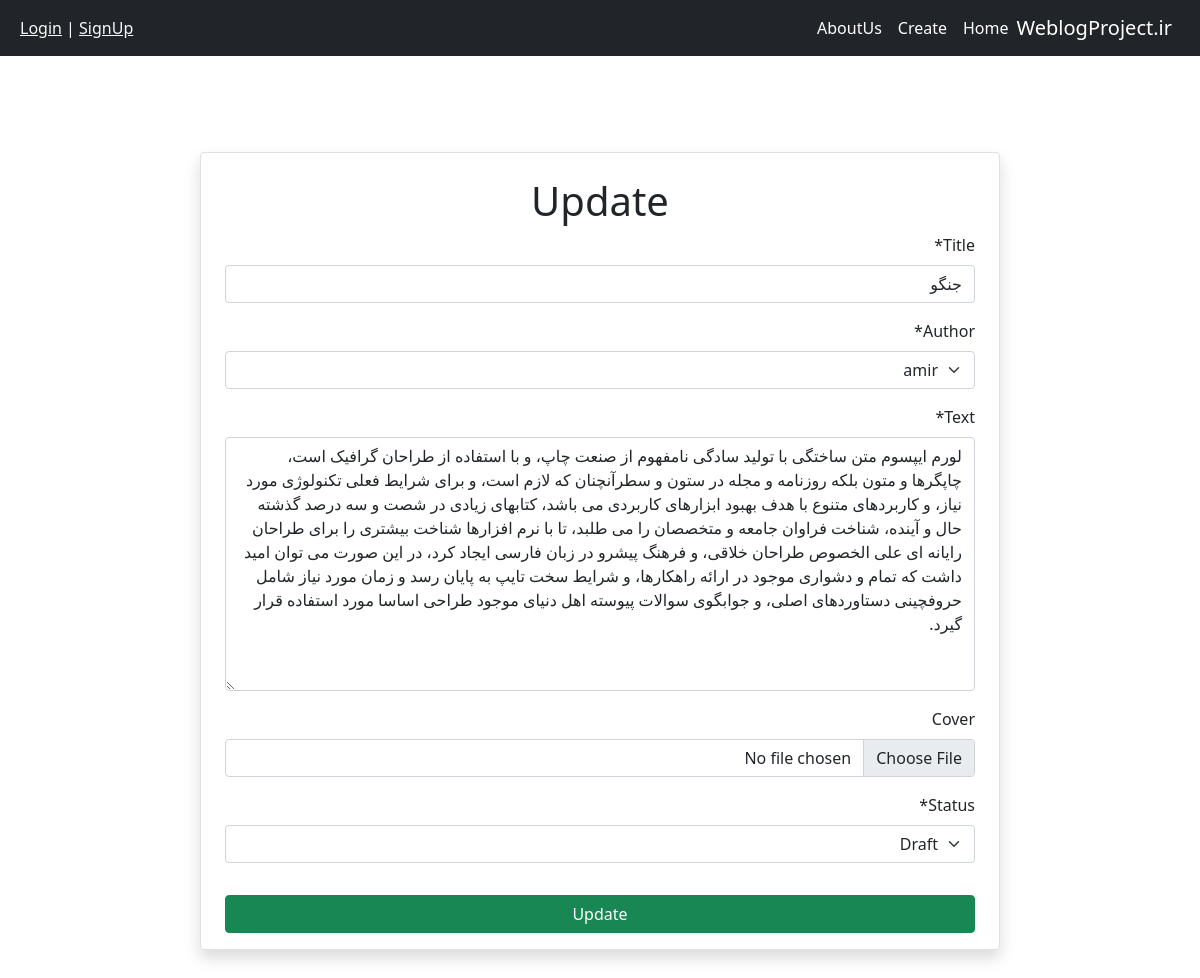
Page /post/6/update/ on the earlier database version.
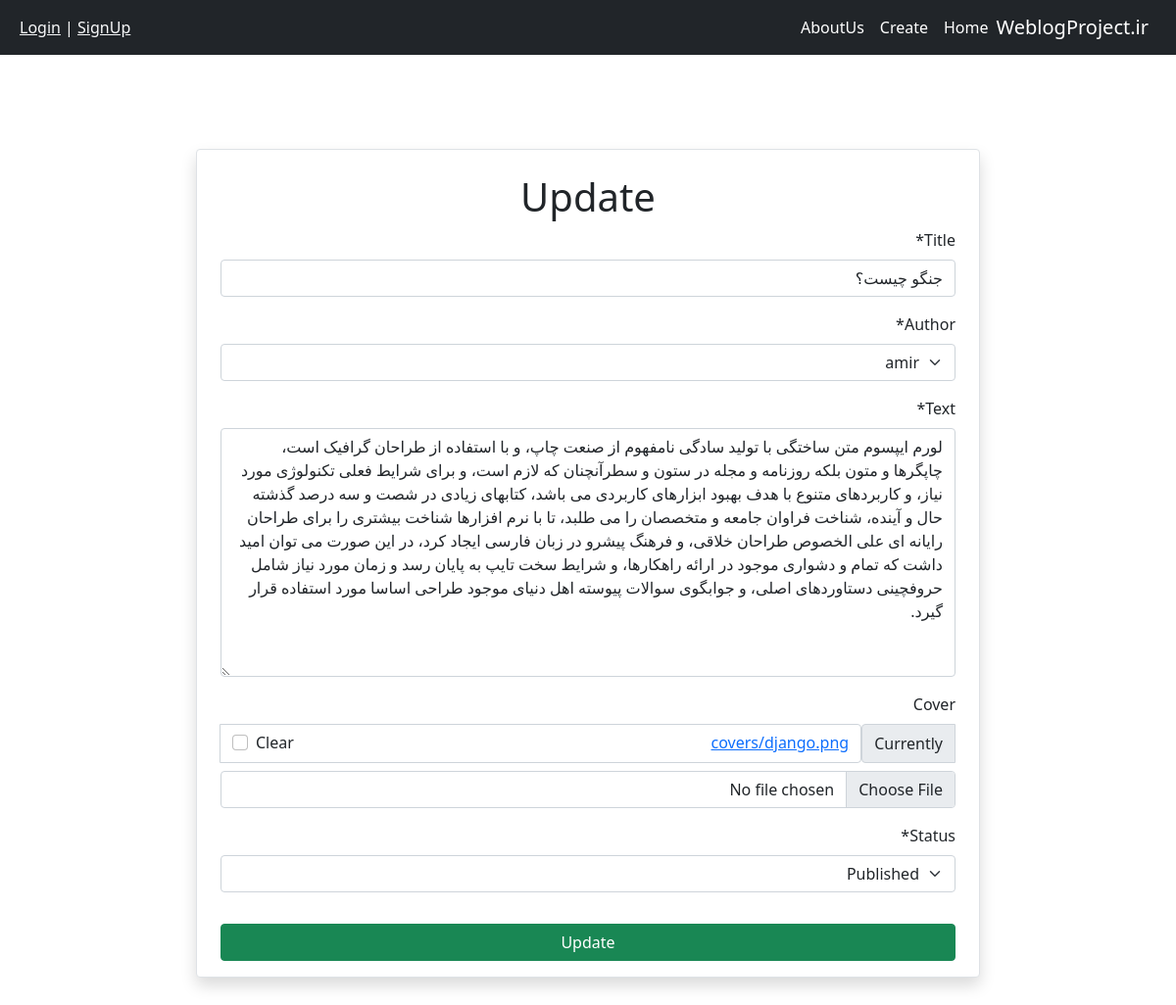
Same page on the later database version.
### blog/models.py (models this page shows, shortened)
class Post(models.Model):
    STATUS_CHOICES = (
        ('pub', 'Published'),
        ('drf', 'Draft'),
    )
    author = models.ForeignKey(get_user_model(), on_delete=models.CASCADE)
    title = models.CharField(max_length=200)
    text = models.TextField()
    status = models.CharField(choices=STATUS_CHOICES, max_length=3)
    cover = models.ImageField(upload_to='covers/', blank=True)
    date_created = models.DateField(auto_now_add=True)
    datetime_created = models.DateTimeField(auto_now_add=True)
    datetime_modified = models.DateTimeField(auto_now=True)

### blog/views.py (the view)
# urls.py: path('post/<int:pk>/update/', PostUpdateView.as_view(), name='post_update'),
class PostUpdateView(generic.UpdateView):
    model = Post
    form_class = PostForm
    template_name = "blog/post_update.html"

### blog/forms.py
class PostForm(forms.ModelForm):
    class Meta:
        model = Post
        fields = ['title', 'author', 'text', 'cover', 'status', ]

### blog/templates/blog/post_update.html (shortened to what this page needs)
{% extends "_base.html" %}
{% load crispy_forms_tags %}
{% block content %}
    <div class="d-flex justify-content-center mt-5" dir="rtl">
        <div class="col-xl-8 col-lg-4 col-md-5 col-sm-5 col-xs-6 bg-white m-3 m-sm-5 border rounded px-4 pt-4 pb-3 shadow">
            <h1 class="text-center">Update</h1>
            <form method="POST">
                {{ form|crispy }}
                <button type="submit" class="btn btn-success mt-3 w-100">Update</button>
            </form>
        </div>
    </div>
{% endblock content%}

Differences in the rows shown:
changed Post "amir": title "جنگو" → "جنگو چیست؟"; status "Draft" → "Published"
Other differences:
form field form: (not shown) → "☐"
text no longer shown: "Title * Author * Text * Cover Status *"
text now shown: "Title * Author * Text * Cover Currently covers/django.png Clear Status *"
